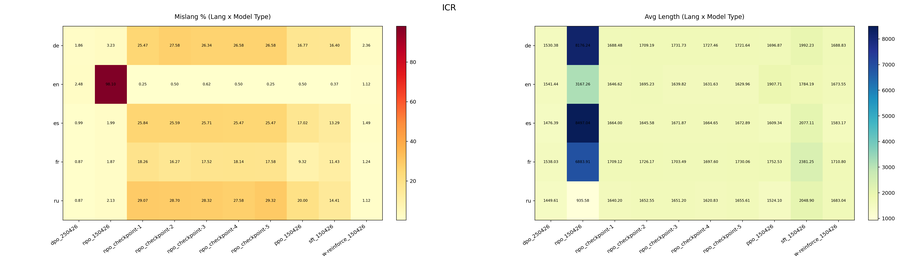
#> input picture analysis/figures/overview_icr.png, 898 x 262 px, shrunk from 5280 x 1540 before the run, found by its file name
$ python stack_overview_images.py
#> lines starting #> are read from the running program, lines starting #| are printed output that depends on the picture
import argparse
import os

from PIL import Image


DEFAULT_INPUTS = [
    "/home/gangstat/NeMA_result/analysis/figures/overview_icr.png",
    "/home/gangstat/NeMA_result/analysis/figures/overview_lacomsa.png",
    "/home/gangstat/NeMA_result/analysis/figures/overview_mapo.png",
]
DEFAULT_OUTPUT = "/home/gangstat/NeMA_result/analysis/figures/overview_stacked_vertical.png"


def stack_vertical(image_paths, output_path, bg_color=(255, 255, 255)):
    images = [Image.open(path).convert("RGB") for path in image_paths]
    max_width = max(img.width for img in images)
    total_height = sum(img.height for img in images)

    canvas = Image.new("RGB", (max_width, total_height), color=bg_color)

    y = 0
    for img in images:
        x = (max_width - img.width) // 2
        canvas.paste(img, (x, y))
        y += img.height

    os.makedirs(os.path.dirname(output_path), exist_ok=True)
    canvas.save(output_path)
    print(f"Saved stacked image: {output_path}")


def main():
    parser = argparse.ArgumentParser(description="Stack overview PNGs vertically.")
    parser.add_argument("--inputs", nargs="+", default=DEFAULT_INPUTS)
    parser.add_argument("--output", default=DEFAULT_OUTPUT)
    args = parser.parse_args()

    for p in args.inputs:
        if not os.path.exists(p):
            raise FileNotFoundError(f"Missing input image: {p}")

    stack_vertical(args.inputs, args.output)
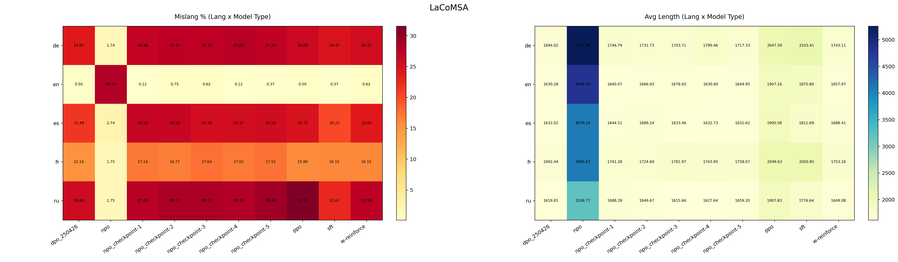
#> input picture analysis/figures/overview_lacomsa.png, 898 x 262 px, shrunk from 5280 x 1540 before the run, found by its file name
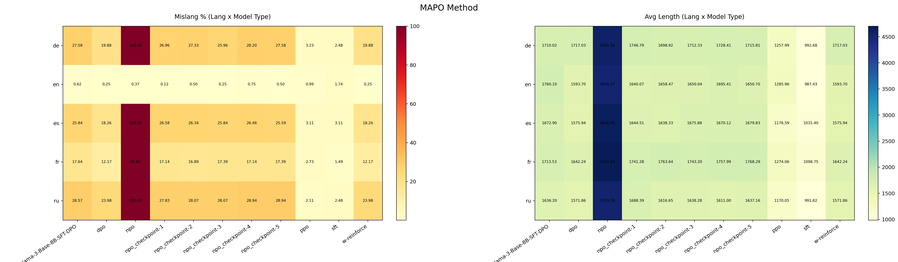
#> input picture analysis/figures/overview_mapo.png, 898 x 262 px, shrunk from 5280 x 1540 before the run, found by its file name
#> in stack_vertical, `images = [Image.open(path).convert("RGB") for path in image_paths]`: images = 3 items
#> in stack_vertical, `max_width = max(img.width for img in images)`: max_width = 898
#> in stack_vertical, `total_height = sum(img.height for img in images)`: total_height = 786
#> in stack_vertical, `canvas = Image.new("RGB", (max_width, total_height), color=bg_color)`: canvas: PIL image 898x786 RGB; every value is 255
#> the loop in stack_vertical, `for img in images:` made 3 passes
#> y on passes 1 to 3: 262, 524, 786
#> after the loop in stack_vertical, `for img in images:`:
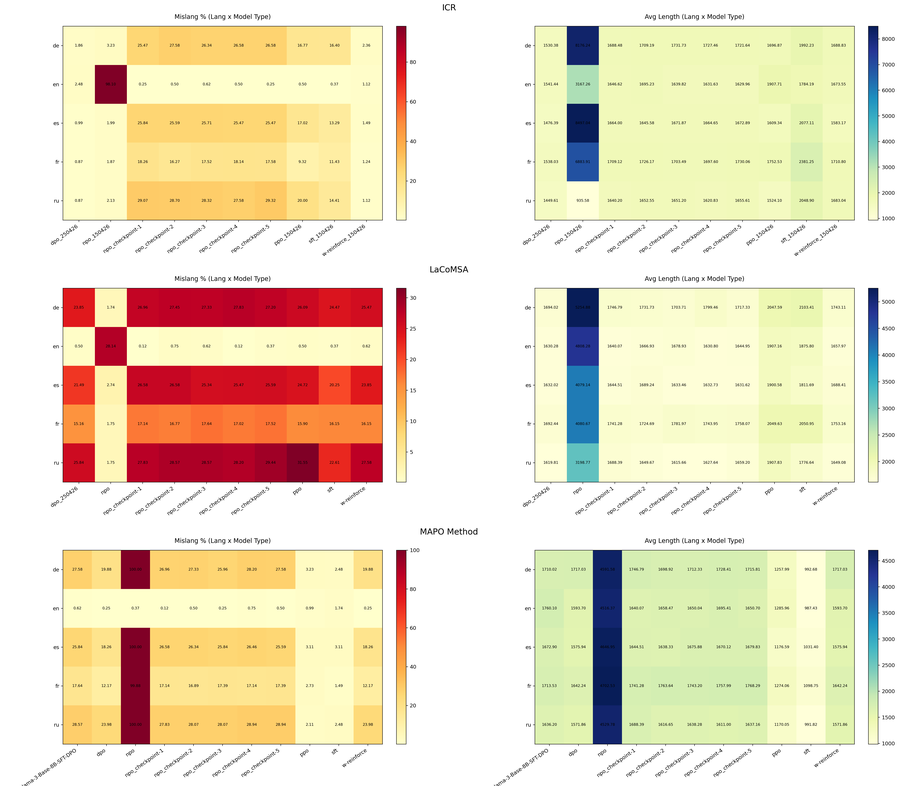
#> canvas: PIL image 898x786 RGB; mean R, G, B 236.7, 223.8, 197.8


if __name__ == "__main__":
    main()
